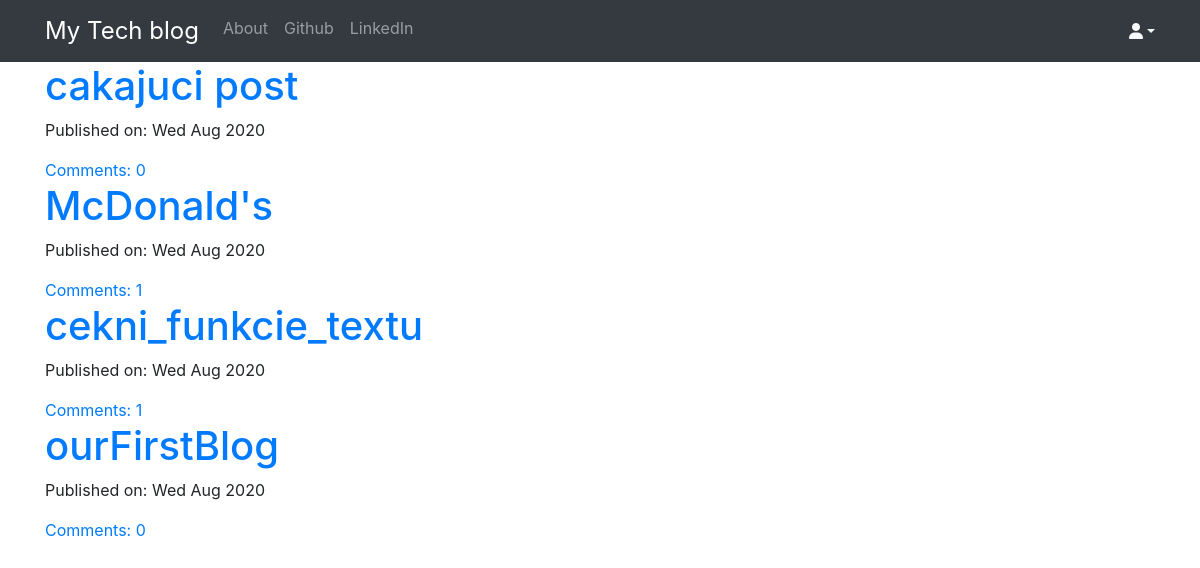
Before: / with the older database file.
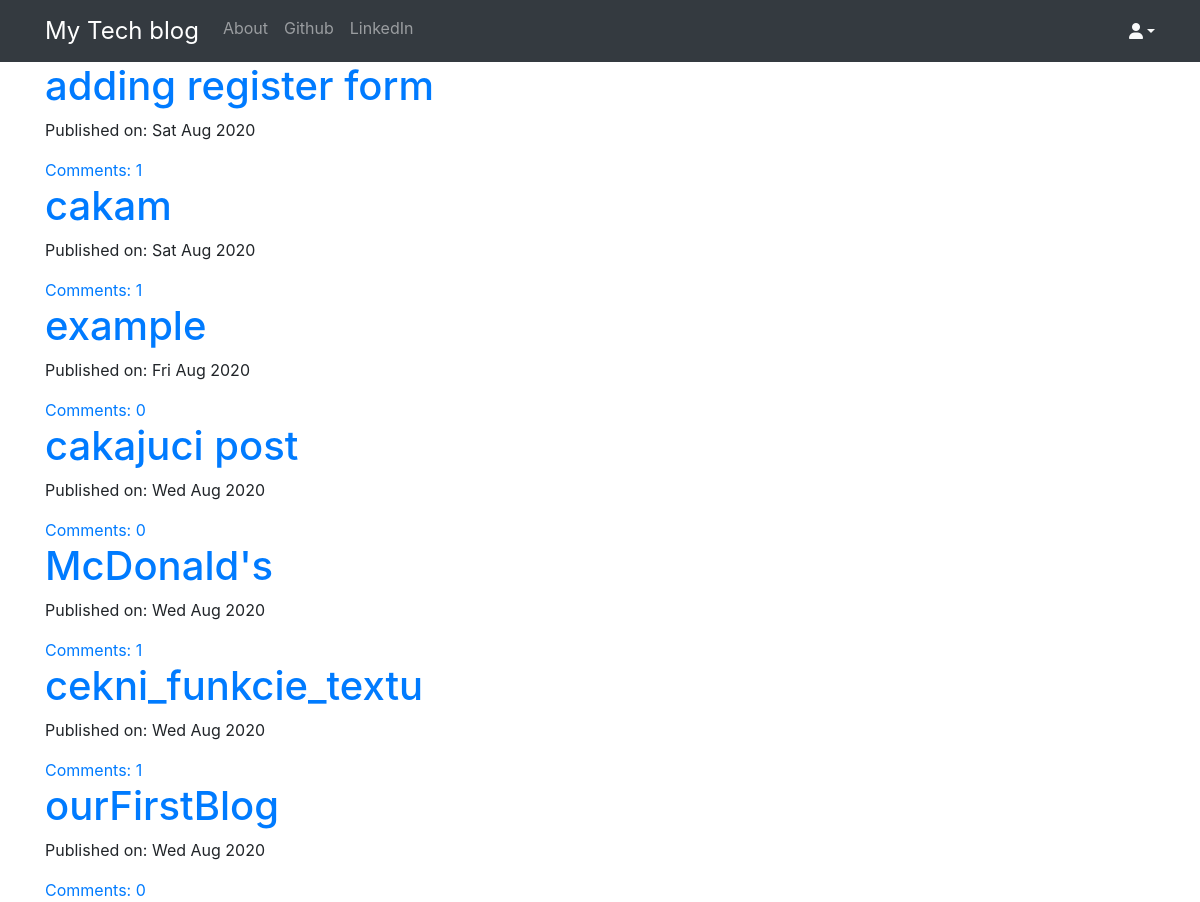
After: the same page with the newer database file.
### blog/models.py (models this page shows, shortened)
class Post(models.Model):
    author = models.ForeignKey('auth.User', on_delete=models.CASCADE)
    title = models.CharField(max_length=200)
    text = models.TextField()
    created_date = models.DateTimeField(default=timezone.now)
    published_date = models.DateTimeField(blank=True, null=True)
    def approve_comments(self):
        return self.comments.filter(approved_comment=True)

### blog/views.py (the view)
# urls.py: path('',views.PostListView.as_view(),name='post_list'),
class PostListView(ListView):
    model = Post
    def get_queryset(self):
        return Post.objects.filter(published_date__lte=timezone.now()).order_by('-published_date')

### blog/templates/blog/post_list.html
{% extends 'blog/base.html' %}
{% block content %}
<div class="centerstage">
    {% for post in post_list %}
        <div class="post">
            <h1><a href="{% url 'post_detail' pk=post.pk %}">{{ post.title }}</a></h1>
            <div class="date">
                <p>Published on: {{ post.published_date|date:"D M Y"}}</p>
            </div>
            <a href="{% url 'post_detail' pk=post.pk %}">Comments: {{ post.approve_comments.count }}</a>
        </div>
    {% endfor %}
</div>
{% endblock %}

### blog/templates/blog/base.html (shortened to what this page needs)
<!DOCTYPE html>
{% load static %}
<html>
    <head>
        <link rel="stylesheet" href="https://stackpath.bootstrapcdn.com/bootstrap/4.5.2/css/bootstrap.min.css">
        <link rel="stylesheet" href="//cdn.jsdelivr.net/medium-editor/latest/css/medium-editor.min.css" type="text/css" media="screen" charset="utf-8">
        <link rel="stylesheet" href="{% static 'css/blog.css' %}">
<body class='loader'>
  <nav class="navbar navbar-dark bg-dark navbar-expand-lg">
    <div class="container">
      <div class="collapse navbar-collapse" id="navbarSupportedContent">
        <ul class="navbar-nav">
          <li><a class='navbar-brand bigbrand' href="{% url 'post_list' %}">My Tech blog</a></li>
          <li class="nav-item"><a href="{% url 'about'%}" class="nav-link">About</a></li>
          <li class="nav-item"><a href="https://github.com/Teo911" class="nav-link">Github</a></li>
          <li class="nav-item"><a href="https://www.linkedin.com" class="nav-link">LinkedIn</a></li>
        </ul>
      </div>
      <ul class="nav navbar-nav navbar-right">
        {% if user.is_authenticated %}
        <li>
          <a href="{% url 'post_new' %}" >New Post</a>
        </li>
        <li>
          <a href="{% url 'post_draft_list' %}">Drafts</a>
        </li>
        <li>
          <a href="{% url 'logout' %}" >Log out</a>
        </li>
        <li>
          <a >Welcome: {{ user.username }}</a>
        </li>
          {% else %}
          <li>
            <div class="dropdown ml-auto">
              <a href="#" class="dropdown-toggle text-light" data-toggle="dropdown"><span class="fas fa-user"></span></a>
          </div>
          </li>
        {% endif %}
      </ul>
  </div>
</nav>
        <div class="content container">
            <div class="row">
                <div class="col-md-8">
                  <div class="blog_posts">
                    {% block content %}
                    {% endblock %}
                  </div>
                </div>
            </div>
        </div>
</body>
</html>

### blog/static/css/blog.css (style rules this page uses)
.centerstage { margin-left: auto; margin-right: auto; }
.bigbrand { font-size: 1.5em; }
.loader { filter:hue-rotate(0deg); color: linear-gradient(45deg,#0f8,#08f); animation:hue 5000ms infinite linear; }

Changed rows visible on the page:
added Post: title "adding register form", published_date "Sat Aug 2020", approve_comments.count "1"
now on this page (row edited): Post: title "cakam", published_date "Sat Aug 2020", approve_comments.count "1"
added Post: title "example", published_date "Fri Aug 2020", approve_comments.count "0"
